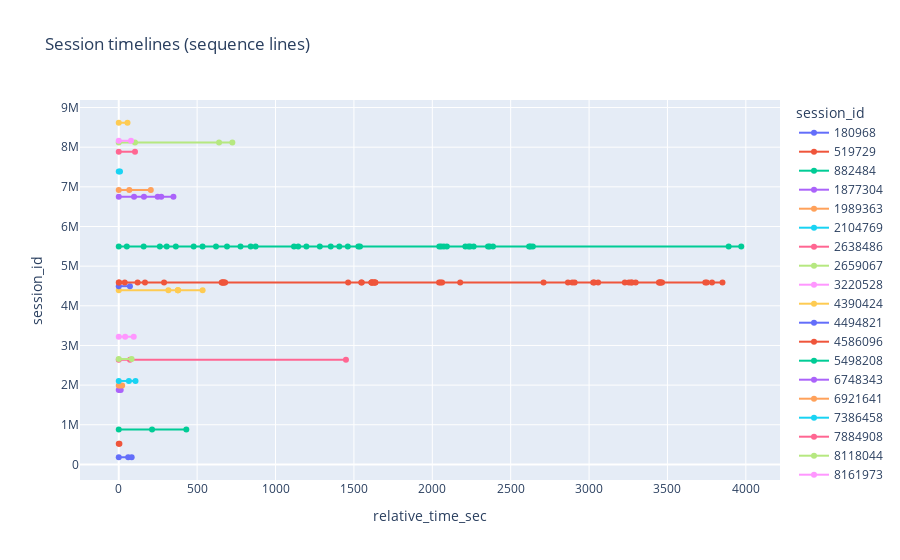

Source (notebook cell):
### Code cell
fig = px.line(
    sample_df,
    x="relative_time_sec",
    y="session_id",
    color="session_id",
    markers=True,
    title="Session timelines (sequence lines)"
)
fig.update_traces(line=dict(width=2))
fig.show()

### Figure 1 — Plotly figure (JSON) as saved in the notebook; plotly's stock layout.template omitted (floating-point values rounded to 4 significant figures)
{"data": [{"hovertemplate": "session_id=%{y}<br>relative_time_sec=%{x}<extra></extra>", "legendgroup": "180968", "line": {"color": "#636efa", "dash": "solid", "width": 2}, "marker": {"symbol": "circle"}, "mode": "lines+markers", "name": "180968", "orientation": "v", "showlegend": true, "type": "scatter", "x": [0.0, 60.05, 82.41], "xaxis": "x", "y": [180968, 180968, 180968], "yaxis": "y"}, {"hovertemplate": "session_id=%{y}<br>relative_time_sec=%{x}<extra></extra>", "legendgroup": "519729", "line": {"color": "#EF553B", "dash": "solid", "width": 2}, "marker": {"symbol": "circle"}, "mode": "lines+markers", "name": "519729", "orientation": "v", "showlegend": true, "type": "scatter", "x": [0.0, 4.299], "xaxis": "x", "y": [519729, 519729], "yaxis": "y"}, {"hovertemplate": "session_id=%{y}<br>relative_time_sec=%{x}<extra></extra>", "legendgroup": "882484", "line": {"color": "#00cc96", "dash": "solid", "width": 2}, "marker": {"symbol": "circle"}, "mode": "lines+markers", "name": "882484", "orientation": "v", "showlegend": true, "type": "scatter", "x": [0.0, 212.5, 431.0], "xaxis": "x", "y": [882484, 882484, 882484], "yaxis": "y"}, {"hovertemplate": "session_id=%{y}<br>relative_time_sec=%{x}<extra></extra>", "legendgroup": "1877304", "line": {"color": "#ab63fa", "dash": "solid", "width": 2}, "marker": {"symbol": "circle"}, "mode": "lines+markers", "name": "1877304", "orientation": "v", "showlegend": true, "type": "scatter", "x": [0.0, 12.35], "xaxis": "x", "y": [1877304, 1877304], "yaxis": "y"}, {"hovertemplate": "session_id=%{y}<br>relative_time_sec=%{x}<extra></extra>", "legendgroup": "1989363", "line": {"color": "#FFA15A", "dash": "solid", "width": 2}, "marker": {"symbol": "circle"}, "mode": "lines+markers", "name": "1989363", "orientation": "v", "showlegend": true, "type": "scatter", "x": [0.0, 7.32, 21.8], "xaxis": "x", "y": [1989363, 1989363, 1989363], "yaxis": "y"}, {"hovertemplate": "session_id=%{y}<br>relative_time_sec=%{x}<extra></extra>", "legendgroup": "2104769", "line": {"color": "#19d3f3", "dash": "solid", "width": 2}, "marker": {"symbol": "circle"}, "mode": "lines+markers", "name": "2104769", "orientation": "v", "showlegend": true, "type": "scatter", "x": [0.0, 64.72, 107.0], "xaxis": "x", "y": [2104769, 2104769, 2104769], "yaxis": "y"}, {"hovertemplate": "session_id=%{y}<br>relative_time_sec=%{x}<extra></extra>", "legendgroup": "2638486", "line": {"color": "#FF6692", "dash": "solid", "width": 2}, "marker": {"symbol": "circle"}, "mode": "lines+markers", "name": "2638486", "orientation": "v", "showlegend": true, "type": "scatter", "x": [0.0, 71.89, 1449.0], "xaxis": "x", "y": [2638486, 2638486, 2638486], "yaxis": "y"}, {"hovertemplate": "session_id=%{y}<br>relative_time_sec=%{x}<extra></extra>", "legendgroup": "2659067", "line": {"color": "#B6E880", "dash": "solid", "width": 2}, "marker": {"symbol": "circle"}, "mode": "lines+markers", "name": "2659067", "orientation": "v", "showlegend": true, "type": "scatter", "x": [0.0, 82.06], "xaxis": "x", "y": [2659067, 2659067], "yaxis": "y"}, {"hovertemplate": "session_id=%{y}<br>relative_time_sec=%{x}<extra></extra>", "legendgroup": "3220528", "line": {"color": "#FF97FF", "dash": "solid", "width": 2}, "marker": {"symbol": "circle"}, "mode": "lines+markers", "name": "3220528", "orientation": "v", "showlegend": true, "type": "scatter", "x": [0.0, 40.93, 95.56], "xaxis": "x", "y": [3220528, 3220528, 3220528], "yaxis": "y"}, {"hovertemplate": "session_id=%{y}<br>relative_time_sec=%{x}<extra></extra>", "legendgroup": "4390424", "line": {"color": "#FECB52", "dash": "solid", "width": 2}, "marker": {"symbol": "circle"}, "mode": "lines+markers", "name": "4390424", "orientation": "v", "showlegend": true, "type": "scatter", "x": [0.0, 316.7, 377.4, 377.5, 377.6, 534.9], "xaxis": "x", "y": [4390424, 4390424, 4390424, 4390424, 4390424, 4390424], "yaxis": "y"}, {"hovertemplate": "session_id=%{y}<br>relative_time_sec=%{x}<extra></extra>", "legendgroup": "4494821", "line": {"color": "#636efa", "dash": "solid", "width": 2}, "marker": {"symbol": "circle"}, "mode": "lines+markers", "name": "4494821", "orientation": "v", "showlegend": true, "type": "scatter", "x": [0.0, 71.39], "xaxis": "x", "y": [4494821, 4494821], "yaxis": "y"}, {"hovertemplate": "session_id=%{y}<br>relative_time_sec=%{x}<extra></extra>", "legendgroup": "4586096", "line": {"color": "#EF553B", "dash": "solid", "width": 2}, "marker": {"symbol": "circle"}, "mode": "lines+markers", "name": "4586096", "orientation": "v", "showlegend": true, "type": "scatter", "x": [0.0, 2.403, 38.05, 120.4, 167.3, 289.0, 656.4, 659.7, 664.3, 667.8, 673.3, 678.6, 1463.0, 1547.0, 1550.0, 1612.0, 1612.0, 1613.0, 1621.0, 1625.0, 1632.0, 1635.0, 1637.0, 2043.0, 2053.0, 2063.0, 2178.0, 2710.0, 2865.0, 2893.0, 2908.0, 3026.0, 3033.0, 3058.0, 3228.0, 3254.0, 3268.0, 3274.0, 3297.0, 3446.0, 3448.0, 3455.0, 3459.0, 3466.0, 3741.0, 3751.0, 3784.0, 3851.0], "xaxis": "x", "y": [4586096, 4586096, 4586096, 4586096, 4586096, 4586096, 4586096, 4586096, 4586096, 4586096, 4586096, 4586096, 4586096, 4586096, 4586096, 4586096, 4586096, 4586096, 4586096, 4586096, 4586096, 4586096, 4586096, 4586096, 4586096, 4586096, 4586096, 4586096, 4586096, 4586096, 4586096, 4586096, 4586096, 4586096, 4586096, 4586096, 4586096, 4586096, 4586096, 4586096, 4586096, 4586096, 4586096, 4586096, 4586096, 4586096, 4586096, 4586096], "yaxis": "y"}, {"hovertemplate": "session_id=%{y}<br>relative_time_sec=%{x}<extra></extra>", "legendgroup": "5498208", "line": {"color": "#00cc96", "dash": "solid", "width": 2}, "marker": {"symbol": "circle"}, "mode": "lines+markers", "name": "5498208", "orientation": "v", "showlegend": true, "type": "scatter", "x": [0.0, 51.37, 158.9, 262.0, 305.8, 364.1, 477.8, 534.8, 620.2, 690.5, 776.8, 841.5, 872.9, 1118.0, 1145.0, 1197.0, 1282.0, 1352.0, 1407.0, 1461.0, 1528.0, 1539.0, 2044.0, 2057.0, 2074.0, 2093.0, 2211.0, 2230.0, 2242.0, 2264.0, 2355.0, 2366.0, 2387.0, 2618.0, 2627.0, 2641.0, 3890.0, 3971.0], "xaxis": "x", "y": [5498208, 5498208, 5498208, 5498208, 5498208, 5498208, 5498208, 5498208, 5498208, 5498208, 5498208, 5498208, 5498208, 5498208, 5498208, 5498208, 5498208, 5498208, 5498208, 5498208, 5498208, 5498208, 5498208, 5498208, 5498208, 5498208, 5498208, 5498208, 5498208, 5498208, 5498208, 5498208, 5498208, 5498208, 5498208, 5498208, 5498208, 5498208], "yaxis": "y"}, {"hovertemplate": "session_id=%{y}<br>relative_time_sec=%{x}<extra></extra>", "legendgroup": "6748343", "line": {"color": "#ab63fa", "dash": "solid", "width": 2}, "marker": {"symbol": "circle"}, "mode": "lines+markers", "name": "6748343", "orientation": "v", "showlegend": true, "type": "scatter", "x": [0.0, 97.63, 160.8, 248.5, 271.2, 348.9], "xaxis": "x", "y": [6748343, 6748343, 6748343, 6748343, 6748343, 6748343], "yaxis": "y"}, {"hovertemplate": "session_id=%{y}<br>relative_time_sec=%{x}<extra></extra>", "legendgroup": "6921641", "line": {"color": "#FFA15A", "dash": "solid", "width": 2}, "marker": {"symbol": "circle"}, "mode": "lines+markers", "name": "6921641", "orientation": "v", "showlegend": true, "type": "scatter", "x": [0.0, 67.4, 204.4], "xaxis": "x", "y": [6921641, 6921641, 6921641], "yaxis": "y"}, {"hovertemplate": "session_id=%{y}<br>relative_time_sec=%{x}<extra></extra>", "legendgroup": "7386458", "line": {"color": "#19d3f3", "dash": "solid", "width": 2}, "marker": {"symbol": "circle"}, "mode": "lines+markers", "name": "7386458", "orientation": "v", "showlegend": true, "type": "scatter", "x": [0.0, 7.955], "xaxis": "x", "y": [7386458, 7386458], "yaxis": "y"}, {"hovertemplate": "session_id=%{y}<br>relative_time_sec=%{x}<extra></extra>", "legendgroup": "7884908", "line": {"color": "#FF6692", "dash": "solid", "width": 2}, "marker": {"symbol": "circle"}, "mode": "lines+markers", "name": "7884908", "orientation": "v", "showlegend": true, "type": "scatter", "x": [0.0, 103.7], "xaxis": "x", "y": [7884908, 7884908], "yaxis": "y"}, {"hovertemplate": "session_id=%{y}<br>relative_time_sec=%{x}<extra></extra>", "legendgroup": "8118044", "line": {"color": "#B6E880", "dash": "solid", "width": 2}, "marker": {"symbol": "circle"}, "mode": "lines+markers", "name": "8118044", "orientation": "v", "showlegend": true, "type": "scatter", "x": [0.0, 103.7, 639.9, 724.6], "xaxis": "x", "y": [8118044, 8118044, 8118044, 8118044], "yaxis": "y"}, {"hovertemplate": "session_id=%{y}<br>relative_time_sec=%{x}<extra></extra>", "legendgroup": "8161973", "line": {"color": "#FF97FF", "dash": "solid", "width": 2}, "marker": {"symbol": "circle"}, "mode": "lines+markers", "name": "8161973", "orientation": "v", "showlegend": true, "type": "scatter", "x": [0.0, 78.3], "xaxis": "x", "y": [8161973, 8161973], "yaxis": "y"}, {"hovertemplate": "session_id=%{y}<br>relative_time_sec=%{x}<extra></extra>", "legendgroup": "8616063", "line": {"color": "#FECB52", "dash": "solid", "width": 2}, "marker": {"symbol": "circle"}, "mode": "lines+markers", "name": "8616063", "orientation": "v", "showlegend": true, "type": "scatter", "x": [0.0, 55.9], "xaxis": "x", "y": [8616063, 8616063], "yaxis": "y"}], "layout": {"legend": {"title": {"text": "session_id"}, "tracegroupgap": 0}, "title": {"text": "Session timelines (sequence lines)"}, "xaxis": {"anchor": "y", "domain": [0, 1], "title": {"text": "relative_time_sec"}}, "yaxis": {"anchor": "x", "categoryarray": [8616063, 8161973, 8118044, 7884908, 7386458, 6921641, 6748343, 5498208, 4586096, 4494821, 4390424, 3220528, 2659067, 2638486, 2104769, 1989363, 1877304, 882484, 519729, 180968], "categoryorder": "array", "domain": [0, 1], "title": {"text": "session_id"}}}}
